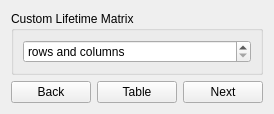
            <widget class="QWidget" name="SAS_page4">
             <layout class="QGridLayout" name="gridLayout_27">
              <item row="1" column="0">
               <widget class="QPushButton" name="SAS_back_custom">
                <property name="toolTip">
                 <string>&lt;html&gt;&lt;head/&gt;&lt;body&gt;&lt;p&gt;Moves back to the model selection.&lt;/p&gt;&lt;/body&gt;&lt;/html&gt;</string>
                </property>
                <property name="text">
                 <string>Back</string>
                </property>
               </widget>
              </item>
              <item row="1" column="1">
               <widget class="QPushButton" name="SAS_table_custom">
                <property name="toolTip">
                 <string>Opens up the custom table to input the matrix values.</string>
                </property>
                <property name="text">
                 <string>Table</string>
                </property>
               </widget>
              </item>
              <item row="1" column="2">
               <widget class="QPushButton" name="SAS_next_custom">
                <property name="toolTip">
                 <string>&lt;html&gt;&lt;head/&gt;&lt;body&gt;&lt;p&gt;Moves to the algorithm selection.&lt;/p&gt;&lt;/body&gt;&lt;/html&gt;</string>
                </property>
                <property name="text">
                 <string>Next</string>
                </property>
               </widget>
              </item>
              <item row="0" column="0" colspan="3">
               <widget class="QGroupBox" name="customMatrixInput">
                <property name="title">
                 <string>Custom Lifetime Matrix</string>
                </property>
                <layout class="QGridLayout" name="gridLayout_28">
                 <item row="1" column="0">
                  <widget class="QSpinBox" name="rows_and_columns">
                   <property name="toolTip">
                    <string>Input the number of rows and columns of the custom square matrix.</string>
                   </property>
                   <property name="specialValueText">
                    <string>rows and columns</string>
                   </property>
                   <property name="minimum">
                    <number>0</number>
                   </property>
                   <property name="maximum">
                    <number>99</number>
                   </property>
                   <property name="value">
                    <number>0</number>
                   </property>
                  </widget>
                 </item>
                </layout>
               </widget>
              </item>
             </layout>
            </widget>
